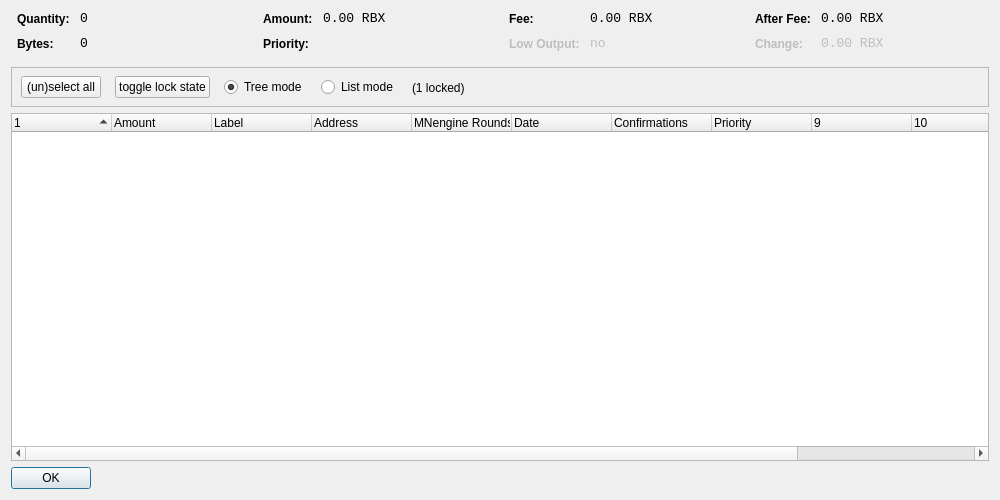
<?xml version="1.0" encoding="UTF-8"?>
<ui version="4.0">
 <class>CoinControlDialog</class>
 <widget class="QDialog" name="CoinControlDialog">
  <property name="geometry">
   <rect>
    <x>0</x>
    <y>0</y>
    <width>1000</width>
    <height>500</height>
   </rect>
  </property>
  <property name="windowTitle">
   <string>Coin Control</string>
  </property>
  <property name="styleSheet">
   <string notr="true"/>
  </property>
  <layout class="QVBoxLayout" name="verticalLayout">
   <item>
    <layout class="QHBoxLayout" name="horizontalLayoutTop" stretch="0,0,0,0">
     <property name="topMargin">
      <number>0</number>
     </property>
     <property name="bottomMargin">
      <number>10</number>
     </property>
     <item>
      <layout class="QFormLayout" name="formLayoutCoinControl1">
       <property name="horizontalSpacing">
        <number>10</number>
       </property>
       <property name="verticalSpacing">
        <number>10</number>
       </property>
       <property name="leftMargin">
        <number>6</number>
       </property>
       <property name="rightMargin">
        <number>6</number>
       </property>
       <item row="0" column="0">
        <widget class="QLabel" name="labelCoinControlQuantityText">
         <property name="styleSheet">
          <string notr="true">font-weight:bold;</string>
         </property>
         <property name="text">
          <string>Quantity:</string>
         </property>
        </widget>
       </item>
       <item row="0" column="1">
        <widget class="QLabel" name="labelCoinControlQuantity">
         <property name="font">
          <font>
           <family>Monospace</family>
           <pointsize>10</pointsize>
          </font>
         </property>
         <property name="cursor">
          <cursorShape>IBeamCursor</cursorShape>
         </property>
         <property name="contextMenuPolicy">
          <enum>Qt::ActionsContextMenu</enum>
         </property>
         <property name="text">
          <string notr="true">0</string>
         </property>
         <property name="textInteractionFlags">
          <set>Qt::LinksAccessibleByMouse|Qt::TextSelectableByKeyboard|Qt::TextSelectableByMouse</set>
         </property>
        </widget>
       </item>
       <item row="1" column="0">
        <widget class="QLabel" name="labelCoinControlBytesText">
         <property name="styleSheet">
          <string notr="true">font-weight:bold;</string>
         </property>
         <property name="text">
          <string>Bytes:</string>
         </property>
        </widget>
       </item>
       <item row="1" column="1">
        <widget class="QLabel" name="labelCoinControlBytes">
         <property name="font">
          <font>
           <family>Monospace</family>
           <pointsize>10</pointsize>
          </font>
         </property>
         <property name="cursor">
          <cursorShape>IBeamCursor</cursorShape>
         </property>
         <property name="contextMenuPolicy">
          <enum>Qt::ActionsContextMenu</enum>
         </property>
         <property name="text">
          <string notr="true">0</string>
         </property>
         <property name="textInteractionFlags">
          <set>Qt::LinksAccessibleByMouse|Qt::TextSelectableByKeyboard|Qt::TextSelectableByMouse</set>
         </property>
        </widget>
       </item>
      </layout>
     </item>
     <item>
      <layout class="QFormLayout" name="formLayoutCoinControl2">
       <property name="horizontalSpacing">
        <number>10</number>
       </property>
       <property name="verticalSpacing">
        <number>10</number>
       </property>
       <property name="leftMargin">
        <number>6</number>
       </property>
       <property name="rightMargin">
        <number>6</number>
       </property>
       <item row="0" column="0">
        <widget class="QLabel" name="labelCoinControlAmountText">
         <property name="styleSheet">
          <string notr="true">font-weight:bold;</string>
         </property>
         <property name="text">
          <string>Amount:</string>
         </property>
        </widget>
       </item>
       <item row="0" column="1">
        <widget class="QLabel" name="labelCoinControlAmount">
         <property name="font">
          <font>
           <family>Monospace</family>
           <pointsize>10</pointsize>
          </font>
         </property>
         <property name="cursor">
          <cursorShape>IBeamCursor</cursorShape>
         </property>
         <property name="contextMenuPolicy">
          <enum>Qt::ActionsContextMenu</enum>
         </property>
         <property name="text">
          <string notr="true">0.00 RBX</string>
         </property>
         <property name="textInteractionFlags">
          <set>Qt::LinksAccessibleByMouse|Qt::TextSelectableByKeyboard|Qt::TextSelectableByMouse</set>
         </property>
        </widget>
       </item>
       <item row="1" column="0">
        <widget class="QLabel" name="labelCoinControlPriorityText">
         <property name="styleSheet">
          <string notr="true">font-weight:bold;</string>
         </property>
         <property name="text">
          <string>Priority:</string>
         </property>
        </widget>
       </item>
       <item row="1" column="1">
        <widget class="QLabel" name="labelCoinControlPriority">
         <property name="font">
          <font>
           <family>Monospace</family>
           <pointsize>10</pointsize>
          </font>
         </property>
         <property name="cursor">
          <cursorShape>IBeamCursor</cursorShape>
         </property>
         <property name="contextMenuPolicy">
          <enum>Qt::ActionsContextMenu</enum>
         </property>
         <property name="text">
          <string/>
         </property>
         <property name="textInteractionFlags">
          <set>Qt::LinksAccessibleByMouse|Qt::TextSelectableByKeyboard|Qt::TextSelectableByMouse</set>
         </property>
        </widget>
       </item>
      </layout>
     </item>
     <item>
      <layout class="QFormLayout" name="formLayoutCoinControl3">
       <property name="horizontalSpacing">
        <number>10</number>
       </property>
       <property name="verticalSpacing">
        <number>10</number>
       </property>
       <property name="leftMargin">
        <number>6</number>
       </property>
       <property name="rightMargin">
        <number>6</number>
       </property>
       <item row="0" column="0">
        <widget class="QLabel" name="labelCoinControlFeeText">
         <property name="styleSheet">
          <string notr="true">font-weight:bold;</string>
         </property>
         <property name="text">
          <string>Fee:</string>
         </property>
        </widget>
       </item>
       <item row="0" column="1">
        <widget class="QLabel" name="labelCoinControlFee">
         <property name="font">
          <font>
           <family>Monospace</family>
           <pointsize>10</pointsize>
          </font>
         </property>
         <property name="cursor">
          <cursorShape>IBeamCursor</cursorShape>
         </property>
         <property name="contextMenuPolicy">
          <enum>Qt::ActionsContextMenu</enum>
         </property>
         <property name="text">
          <string notr="true">0.00 RBX</string>
         </property>
         <property name="textInteractionFlags">
          <set>Qt::LinksAccessibleByMouse|Qt::TextSelectableByKeyboard|Qt::TextSelectableByMouse</set>
         </property>
        </widget>
       </item>
       <item row="1" column="0">
        <widget class="QLabel" name="labelCoinControlLowOutputText">
         <property name="enabled">
          <bool>false</bool>
         </property>
         <property name="styleSheet">
          <string notr="true">font-weight:bold;</string>
         </property>
         <property name="text">
          <string>Low Output:</string>
         </property>
        </widget>
       </item>
       <item row="1" column="1">
        <widget class="QLabel" name="labelCoinControlLowOutput">
         <property name="enabled">
          <bool>false</bool>
         </property>
         <property name="font">
          <font>
           <family>Monospace</family>
           <pointsize>10</pointsize>
          </font>
         </property>
         <property name="cursor">
          <cursorShape>IBeamCursor</cursorShape>
         </property>
         <property name="contextMenuPolicy">
          <enum>Qt::ActionsContextMenu</enum>
         </property>
         <property name="text">
          <string notr="true">no</string>
         </property>
         <property name="textInteractionFlags">
          <set>Qt::LinksAccessibleByMouse|Qt::TextSelectableByKeyboard|Qt::TextSelectableByMouse</set>
         </property>
        </widget>
       </item>
      </layout>
     </item>
     <item>
      <layout class="QFormLayout" name="formLayoutCoinControl4">
       <property name="horizontalSpacing">
        <number>10</number>
       </property>
       <property name="verticalSpacing">
        <number>10</number>
       </property>
       <property name="leftMargin">
        <number>6</number>
       </property>
       <property name="rightMargin">
        <number>6</number>
       </property>
       <item row="0" column="0">
        <widget class="QLabel" name="labelCoinControlAfterFeeText">
         <property name="styleSheet">
          <string notr="true">font-weight:bold;</string>
         </property>
         <property name="text">
          <string>After Fee:</string>
         </property>
        </widget>
       </item>
       <item row="0" column="1">
        <widget class="QLabel" name="labelCoinControlAfterFee">
         <property name="font">
          <font>
           <family>Monospace</family>
           <pointsize>10</pointsize>
          </font>
         </property>
         <property name="cursor">
          <cursorShape>IBeamCursor</cursorShape>
         </property>
         <property name="contextMenuPolicy">
          <enum>Qt::ActionsContextMenu</enum>
         </property>
         <property name="text">
          <string notr="true">0.00 RBX</string>
         </property>
         <property name="textInteractionFlags">
          <set>Qt::LinksAccessibleByMouse|Qt::TextSelectableByKeyboard|Qt::TextSelectableByMouse</set>
         </property>
        </widget>
       </item>
       <item row="1" column="0">
        <widget class="QLabel" name="labelCoinControlChangeText">
         <property name="enabled">
          <bool>false</bool>
         </property>
         <property name="styleSheet">
          <string notr="true">font-weight:bold;</string>
         </property>
         <property name="text">
          <string>Change:</string>
         </property>
        </widget>
       </item>
       <item row="1" column="1">
        <widget class="QLabel" name="labelCoinControlChange">
         <property name="enabled">
          <bool>false</bool>
         </property>
         <property name="font">
          <font>
           <family>Monospace</family>
           <pointsize>10</pointsize>
          </font>
         </property>
         <property name="cursor">
          <cursorShape>IBeamCursor</cursorShape>
         </property>
         <property name="contextMenuPolicy">
          <enum>Qt::ActionsContextMenu</enum>
         </property>
         <property name="text">
          <string notr="true">0.00 RBX</string>
         </property>
         <property name="textInteractionFlags">
          <set>Qt::LinksAccessibleByMouse|Qt::TextSelectableByKeyboard|Qt::TextSelectableByMouse</set>
         </property>
        </widget>
       </item>
      </layout>
     </item>
    </layout>
   </item>
   <item>
    <widget class="QFrame" name="frame">
     <property name="minimumSize">
      <size>
       <width>0</width>
       <height>40</height>
      </size>
     </property>
     <property name="frameShape">
      <enum>QFrame::StyledPanel</enum>
     </property>
     <property name="frameShadow">
      <enum>QFrame::Sunken</enum>
     </property>
     <widget class="QWidget" name="horizontalLayoutWidget">
      <property name="geometry">
       <rect>
        <x>10</x>
        <y>0</y>
        <width>781</width>
        <height>41</height>
       </rect>
      </property>
      <layout class="QHBoxLayout" name="horizontalLayoutPanel" stretch="0,0,0,0,0">
       <property name="spacing">
        <number>14</number>
       </property>
       <item>
        <widget class="QPushButton" name="pushButtonSelectAll">
         <property name="sizePolicy">
          <sizepolicy hsizetype="Maximum" vsizetype="Fixed">
           <horstretch>0</horstretch>
           <verstretch>0</verstretch>
          </sizepolicy>
         </property>
         <property name="text">
          <string>(un)select all</string>
         </property>
        </widget>
       </item>
        <item>
         <widget class="QPushButton" name="pushButtonToggleLock">
          <property name="sizePolicy">
           <sizepolicy hsizetype="Maximum" vsizetype="Fixed">
            <horstretch>0</horstretch>
            <verstretch>0</verstretch>
           </sizepolicy>
          </property>
          <property name="text">
           <string>toggle lock state</string>
          </property>
          <property name="autoDefault">
           <bool>false</bool>
          </property>
         </widget>
        </item>
       <item>
        <widget class="QRadioButton" name="radioTreeMode">
         <property name="sizePolicy">
          <sizepolicy hsizetype="Maximum" vsizetype="Fixed">
           <horstretch>0</horstretch>
           <verstretch>0</verstretch>
          </sizepolicy>
         </property>
         <property name="text">
          <string>Tree mode</string>
         </property>
         <property name="checked">
          <bool>true</bool>
         </property>
        </widget>
       </item>
       <item>
        <widget class="QRadioButton" name="radioListMode">
         <property name="sizePolicy">
          <sizepolicy hsizetype="Maximum" vsizetype="Fixed">
           <horstretch>0</horstretch>
           <verstretch>0</verstretch>
          </sizepolicy>
         </property>
         <property name="text">
          <string>List mode</string>
         </property>
        </widget>
       </item>
        <item>
         <widget class="QLabel" name="labelLocked">
          <property name="text">
           <string>(1 locked)</string>
          </property>
         </widget>
        </item>
       <item>
        <spacer name="horizontalSpacer">
         <property name="orientation">
          <enum>Qt::Horizontal</enum>
         </property>
         <property name="sizeHint" stdset="0">
          <size>
           <width>40</width>
           <height>20</height>
          </size>
         </property>
        </spacer>
       </item>
      </layout>
     </widget>
    </widget>
   </item>
   <item>
    <widget class="CoinControlTreeWidget" name="treeWidget">
     <property name="contextMenuPolicy">
      <enum>Qt::CustomContextMenu</enum>
     </property>
     <property name="sortingEnabled">
      <bool>false</bool>
     </property>
     <property name="columnCount">
      <number>12</number>
     </property>
     <attribute name="headerShowSortIndicator" stdset="0">
      <bool>true</bool>
     </attribute>
     <attribute name="headerStretchLastSection">
      <bool>false</bool>
     </attribute>
     <column>
      <property name="text">
       <string/>
      </property>
     </column>
     <column>
      <property name="text">
       <string>Amount</string>
      </property>
     </column>
     <column>
      <property name="text">
       <string>Label</string>
      </property>
     </column>
     <column>
      <property name="text">
       <string>Address</string>
      </property>
     </column>
     <column>
      <property name="text">
       <string>MNengine Rounds</string>
      </property>
     </column>
     <column>
      <property name="text">
       <string>Date</string>
      </property>
     </column>
     <column>
      <property name="text">
       <string>Confirmations</string>
      </property>
      <property name="toolTip">
       <string>Confirmed</string>
      </property>
     </column>
     <column>
      <property name="text">
       <string>Priority</string>
      </property>
     </column>
     <column>
      <property name="text">
       <string/>
      </property>
     </column>
     <column>
      <property name="text">
       <string/>
      </property>
     </column>
     <column>
      <property name="text">
       <string/>
      </property>
     </column>
     <column>
      <property name="text">
       <string/>
      </property>
     </column>
    </widget>
   </item>
   <item>
    <widget class="QDialogButtonBox" name="buttonBox">
     <property name="sizePolicy">
      <sizepolicy hsizetype="Maximum" vsizetype="Fixed">
       <horstretch>0</horstretch>
       <verstretch>0</verstretch>
      </sizepolicy>
     </property>
     <property name="orientation">
      <enum>Qt::Horizontal</enum>
     </property>
     <property name="standardButtons">
      <set>QDialogButtonBox::Ok</set>
     </property>
    </widget>
   </item>
  </layout>
 </widget>
 <customwidgets>
  <customwidget>
   <class>CoinControlTreeWidget</class>
   <extends>QTreeWidget</extends>
   <header>coincontroltreewidget.h</header>
  </customwidget>
 </customwidgets>
 <resources/>
 <connections/>
</ui>
